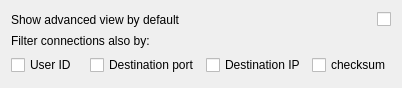
          <widget class="QWidget" name="page_10">
           <property name="geometry">
            <rect>
             <x>0</x>
             <y>0</y>
             <width>402</width>
             <height>88</height>
            </rect>
           </property>
           <attribute name="label">
            <string>More</string>
           </attribute>
           <layout class="QGridLayout" name="gridLayout_17">
            <item row="0" column="1">
             <widget class="QCheckBox" name="showAdvancedCheck">
              <property name="sizePolicy">
               <sizepolicy hsizetype="Maximum" vsizetype="Fixed">
                <horstretch>0</horstretch>
                <verstretch>0</verstretch>
               </sizepolicy>
              </property>
              <property name="toolTip">
               <string>&lt;html&gt;&lt;head/&gt;&lt;body&gt;&lt;p&gt;If checked, the pop-ups will be displayed with the advanced view active.&lt;/p&gt;&lt;/body&gt;&lt;/html&gt;</string>
              </property>
              <property name="text">
               <string/>
              </property>
             </widget>
            </item>
            <item row="0" column="0">
             <widget class="QLabel" name="label_17">
              <property name="sizePolicy">
               <sizepolicy hsizetype="Preferred" vsizetype="Preferred">
                <horstretch>0</horstretch>
                <verstretch>0</verstretch>
               </sizepolicy>
              </property>
              <property name="toolTip">
               <string>The advanced view allows you to easily select multiple fields to filter connections</string>
              </property>
              <property name="text">
               <string>Show advanced view by default</string>
              </property>
              <property name="wordWrap">
               <bool>true</bool>
              </property>
             </widget>
            </item>
            <item row="2" column="0" colspan="2">
             <layout class="QHBoxLayout" name="horizontalLayout_2" stretch="0,0,0,0">
              <item>
               <widget class="QCheckBox" name="uidCheck">
                <property name="sizePolicy">
                 <sizepolicy hsizetype="Minimum" vsizetype="Fixed">
                  <horstretch>0</horstretch>
                  <verstretch>0</verstretch>
                 </sizepolicy>
                </property>
                <property name="toolTip">
                 <string>If checked, this field will be selected when a pop-up is displayed</string>
                </property>
                <property name="text">
                 <string>User ID</string>
                </property>
               </widget>
              </item>
              <item>
               <widget class="QCheckBox" name="dstPortCheck">
                <property name="sizePolicy">
                 <sizepolicy hsizetype="Minimum" vsizetype="Fixed">
                  <horstretch>0</horstretch>
                  <verstretch>0</verstretch>
                 </sizepolicy>
                </property>
                <property name="toolTip">
                 <string>If checked, this field will be selected when a pop-up is displayed</string>
                </property>
                <property name="text">
                 <string>Destination port</string>
                </property>
               </widget>
              </item>
              <item>
               <widget class="QCheckBox" name="dstIPCheck">
                <property name="sizePolicy">
                 <sizepolicy hsizetype="Minimum" vsizetype="Fixed">
                  <horstretch>0</horstretch>
                  <verstretch>0</verstretch>
                 </sizepolicy>
                </property>
                <property name="toolTip">
                 <string>If checked, this field will be selected when a pop-up is displayed</string>
                </property>
                <property name="text">
                 <string>Destination IP</string>
                </property>
               </widget>
              </item>
              <item>
               <widget class="QCheckBox" name="checkSum">
                <property name="text">
                 <string>checksum</string>
                </property>
               </widget>
              </item>
             </layout>
            </item>
            <item row="1" column="0" colspan="2">
             <widget class="QLabel" name="label_18">
              <property name="sizePolicy">
               <sizepolicy hsizetype="Preferred" vsizetype="Maximum">
                <horstretch>0</horstretch>
                <verstretch>0</verstretch>
               </sizepolicy>
              </property>
              <property name="toolTip">
               <string>&lt;html&gt;&lt;head/&gt;&lt;body&gt;&lt;p&gt;By default when a new pop-up appears, in its simplest form, you'll be able to filter connections or applications by one property of the connection (executable, port, IP, etc).&lt;/p&gt;&lt;p&gt;With these options, you can choose multiple fields to filter connections for.&lt;/p&gt;&lt;/body&gt;&lt;/html&gt;</string>
              </property>
              <property name="text">
               <string>Filter connections also by:</string>
              </property>
              <property name="wordWrap">
               <bool>true</bool>
              </property>
             </widget>
            </item>
           </layout>
          </widget>
